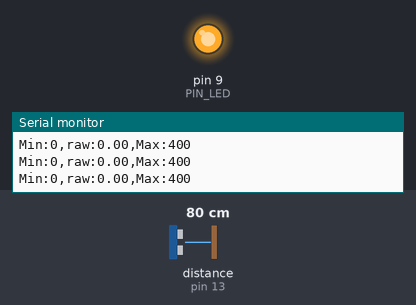
Bench run of a sketch on a simulated Arduino Uno, built with avr-gcc and run on an emulated ATmega328P. Shown: output pins drawn as LEDs (lit = HIGH), the last lines printed to the serial monitor. Wiring (inferred from the names in the program): ultrasonic range finder: trigger pin 12; echo pin 13. The test bench sets the inputs (shaded band); at power-on: distance to the obstacle (sensor on pin 13) 80 cm. The echo pulse lasts 58.3 µs per cm; pins used as bus, display or sensor lines are not drawn.

Above: at 1.2 s.
1.3 s: distance to the obstacle (sensor on pin 13) set to 18 cm
4.3 s: distance to the obstacle (sensor on pin 13) set to 16 cm
At 5.0 s:
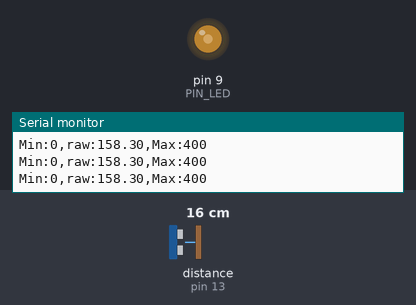
5.8 s: distance to the obstacle (sensor on pin 13) set to 2 cm
At 6.1 s:
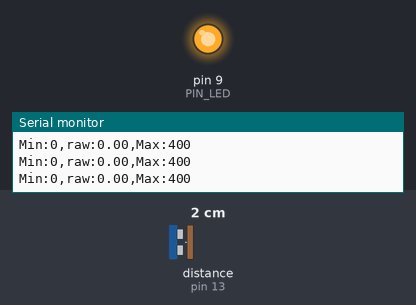
Timing chart, 0 to 8.8 s (numbered marks = the images above; inputs shaded):
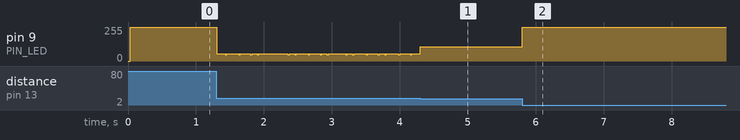

The sketch:

08_example_2.ino
```cpp
// Arduino pin assignment
#define PIN_LED 9
#define PIN_TRIG 12
#define PIN_ECHO 13

// configurable parameters
#define SND_VEL 346.0 // sound velocity at 24 celsius degree (unit: m/s)
#define INTERVAL 25 // sampling interval (unit: ms)
#define _DIST_MIN 100 // minimum distance to be measured (unit: mm)
#define _DIST_MAX 300 // maximum distance to be measured (unit: mm)

// global variables
float timeout; // unit: us
float dist_min, dist_max, dist_raw; // unit: mm
unsigned long last_sampling_time; // unit: ms
float scale; // used for pulse duration to distance conversion
float reading; //최근 거리값

void setup() {
// initialize GPIO pins
  pinMode(PIN_LED,OUTPUT);
  pinMode(PIN_TRIG,OUTPUT);
  digitalWrite(PIN_TRIG, LOW);
  pinMode(PIN_ECHO,INPUT);

// initialize USS related variables
  dist_min = _DIST_MIN;
  dist_max = _DIST_MAX;
  timeout = (INTERVAL / 2) * 1000.0; // precalculate pulseIn() timeout value. (unit: us)
  dist_raw = 0.0; // raw distance output from USS (unit: mm)
  scale = 0.001 * 0.5 * SND_VEL;

// initialize serial port
  Serial.begin(57600);

// initialize last sampling time
  last_sampling_time = 0;
}

void loop() {
// wait until next sampling time.
// millis() returns the number of milliseconds since the program started. Will overflow after 50 days.
  if(millis() < last_sampling_time + INTERVAL) return;

// get a distance reading from the USS
  dist_raw = USS_measure(PIN_TRIG,PIN_ECHO);

//set lighting level
  float lighting;
  if (dist_raw>=200) lighting = dist_raw -200 ;
  else lighting = 200-dist_raw;
  lighting = lighting*2.55;

// output the read value to the serial port
  Serial.print("Min:0,");
  Serial.print("raw:");
  Serial.print(dist_raw);
  Serial.print(",");
  Serial.println("Max:400");
//   Serial.println(lighting);

// turn on the LED if the distance is between dist_min and dist_max
  if(dist_raw < dist_min || dist_raw > dist_max) analogWrite(PIN_LED, 255);
  else analogWrite(PIN_LED, lighting);


// update last sampling time
  last_sampling_time += INTERVAL;
}

// get a distance reading from USS. return value is in millimeter.
float USS_measure(int TRIG, int ECHO)
{
  float readingTest;
  digitalWrite(TRIG, HIGH);
  delayMicroseconds(10);
  digitalWrite(TRIG, LOW);
  readingTest = pulseIn(ECHO, HIGH, timeout) * scale;// unit: mm

  if(readingTest!=0.0){
    if(readingTest < dist_min || readingTest > dist_max) reading = 0.0;// return 0 when out of range.
    else reading = readingTest;
  }
  return reading;
  // Pulse duration to distance conversion example (target distance = 17.3m)
  // - round trip distance: 34.6m
  // - expected pulse duration: 0.1 sec, or 100,000us
  // - pulseIn(ECHO, HIGH, timeout) * 0.001 * 0.5 * SND_VEL
  //           = 100,000 micro*sec * 0.001 milli/micro * 0.5 * 346 meter/sec
  //           = 100,000 * 0.001 * 0.5 * 346 * micro * sec * milli * meter
  //                                           ----------------------------
  //                                           micro * sec
  //           = 100 * 173 milli*meter = 17,300 mm = 17.3m
  // pulseIn() returns microseconds.
}
```

Measured:
- the behaviour switches between 18 and 17 cm on distance to the obstacle (sensor on pin 13) (found by bisection; images 0 and 1)
- after the input at 5.8 s, pin 9 (PIN_LED): 106/255 → 255/255 at once
